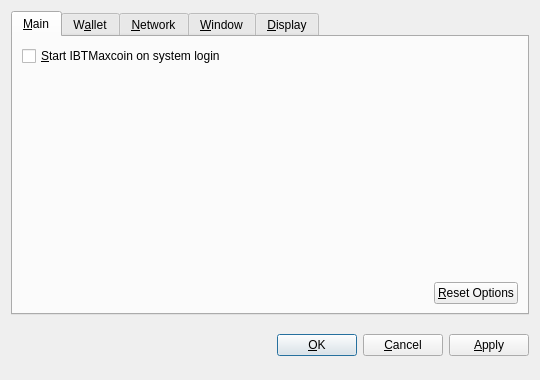
<?xml version="1.0" encoding="UTF-8"?>
<ui version="4.0">
 <class>OptionsDialog</class>
 <widget class="QDialog" name="OptionsDialog">
  <property name="geometry">
   <rect>
    <x>0</x>
    <y>0</y>
    <width>540</width>
    <height>380</height>
   </rect>
  </property>
  <property name="windowTitle">
   <string>Options</string>
  </property>
  <property name="modal">
   <bool>true</bool>
  </property>
  <layout class="QVBoxLayout" name="verticalLayout">
   <item>
    <widget class="QTabWidget" name="tabWidget">
     <property name="tabPosition">
      <enum>QTabWidget::North</enum>
     </property>
     <property name="currentIndex">
      <number>0</number>
     </property>
     <widget class="QWidget" name="tabMain">
      <attribute name="title">
       <string>&amp;Main</string>
      </attribute>
      <layout class="QVBoxLayout" name="verticalLayout_Main">
       <item>
        <widget class="QCheckBox" name="bitcoinAtStartup">
         <property name="toolTip">
          <string>Automatically start IBTMaxcoin after logging in to the system.</string>
         </property>
         <property name="text">
          <string>&amp;Start IBTMaxcoin on system login</string>
         </property>
        </widget>
       </item>
       <item>
        <spacer name="verticalSpacer_Main">
         <property name="orientation">
          <enum>Qt::Vertical</enum>
         </property>
         <property name="sizeHint" stdset="0">
          <size>
           <width>20</width>
           <height>40</height>
          </size>
         </property>
        </spacer>
       </item>
       <item>
        <layout class="QHBoxLayout" name="horizontalLayout_2_Main">
         <item>
          <spacer name="horizontalSpacer_2_Main">
           <property name="orientation">
            <enum>Qt::Horizontal</enum>
           </property>
           <property name="sizeHint" stdset="0">
            <size>
             <width>40</width>
             <height>20</height>
            </size>
           </property>
          </spacer>
         </item>
         <item>
          <widget class="QPushButton" name="resetButton">
           <property name="toolTip">
            <string>Reset all client options to default.</string>
           </property>
           <property name="text">
            <string>&amp;Reset Options</string>
           </property>
           <property name="autoDefault">
            <bool>false</bool>
           </property>
          </widget>
         </item>
        </layout>
       </item>
      </layout>
     </widget>
     <widget class="QWidget" name="tabWallet">
      <attribute name="title">
       <string>W&amp;allet</string>
      </attribute>
      <layout class="QVBoxLayout" name="verticalLayout_Network">
       <item>
        <widget class="QLabel" name="transactionFeeInfoLabel">
         <property name="text">
          <string>Optional transaction fee per kB that helps make sure your transactions are processed quickly. Most transactions are 1 kB.</string>
         </property>
         <property name="textFormat">
          <enum>Qt::PlainText</enum>
         </property>
         <property name="wordWrap">
          <bool>true</bool>
         </property>
        </widget>
       </item>
       <item>
        <layout class="QHBoxLayout" name="horizontalLayout_1_Main">
         <item>
          <widget class="QLabel" name="transactionFeeLabel">
           <property name="text">
            <string>Pay transaction &amp;fee</string>
           </property>
           <property name="textFormat">
            <enum>Qt::PlainText</enum>
           </property>
           <property name="buddy">
            <cstring>transactionFee</cstring>
           </property>
          </widget>
         </item>
         <item>
          <widget class="BitcoinAmountField" name="transactionFee"/>
         </item>
         <item>
          <spacer name="horizontalSpacer_1_Main">
           <property name="orientation">
            <enum>Qt::Horizontal</enum>
           </property>
           <property name="sizeHint" stdset="0">
            <size>
             <width>40</width>
             <height>20</height>
            </size>
           </property>
          </spacer>
         </item>
        </layout>
       </item>
       <item>
        <widget class="QLabel" name="label">
         <property name="text">
          <string>If you disable the spending of unconfirmed change, the change from a transaction cannot be used until that transaction has at least one confirmation. This also affects how your balance is computed.</string>
         </property>
         <property name="wordWrap">
          <bool>true</bool>
         </property>
        </widget>
       </item>
       <item>
        <widget class="QCheckBox" name="spendZeroConfChange">
         <property name="text">
          <string>Spend unconfirmed change  (experts only)</string>
         </property>
        </widget>
       </item>
       <item>
        <spacer name="verticalSpacer">
         <property name="orientation">
          <enum>Qt::Vertical</enum>
         </property>
         <property name="sizeHint" stdset="0">
          <size>
           <width>20</width>
           <height>40</height>
          </size>
         </property>
        </spacer>
       </item>
      </layout>
     </widget>
     <widget class="QWidget" name="tabNetwork">
      <attribute name="title">
       <string>&amp;Network</string>
      </attribute>
      <layout class="QVBoxLayout" name="verticalLayout_Network">
       <item>
        <widget class="QCheckBox" name="mapPortUpnp">
         <property name="toolTip">
          <string>Automatically open the IBTMaxcoin client port on the router. This only works when your router supports UPnP and it is enabled.</string>
         </property>
         <property name="text">
          <string>Map port using &amp;UPnP</string>
         </property>
        </widget>
       </item>
       <item>
        <widget class="QCheckBox" name="connectSocks">
         <property name="toolTip">
          <string>Connect to the IBTMaxcoin network through a SOCKS proxy (e.g. when connecting through Tor).</string>
         </property>
         <property name="text">
          <string>&amp;Connect through SOCKS proxy:</string>
         </property>
        </widget>
       </item>
       <item>
        <layout class="QHBoxLayout" name="horizontalLayout_Network">
         <item>
          <widget class="QLabel" name="proxyIpLabel">
           <property name="text">
            <string>Proxy &amp;IP:</string>
           </property>
           <property name="textFormat">
            <enum>Qt::PlainText</enum>
           </property>
           <property name="buddy">
            <cstring>proxyIp</cstring>
           </property>
          </widget>
         </item>
         <item>
          <widget class="QValidatedLineEdit" name="proxyIp">
           <property name="maximumSize">
            <size>
             <width>140</width>
             <height>16777215</height>
            </size>
           </property>
           <property name="toolTip">
            <string>IP address of the proxy (e.g. 127.0.0.1)</string>
           </property>
          </widget>
         </item>
         <item>
          <widget class="QLabel" name="proxyPortLabel">
           <property name="text">
            <string>&amp;Port:</string>
           </property>
           <property name="textFormat">
            <enum>Qt::PlainText</enum>
           </property>
           <property name="buddy">
            <cstring>proxyPort</cstring>
           </property>
          </widget>
         </item>
         <item>
          <widget class="QLineEdit" name="proxyPort">
           <property name="maximumSize">
            <size>
             <width>55</width>
             <height>16777215</height>
            </size>
           </property>
           <property name="toolTip">
            <string>Port of the proxy (e.g. 9050)</string>
           </property>
          </widget>
         </item>
         <item>
          <widget class="QLabel" name="socksVersionLabel">
           <property name="text">
            <string>SOCKS &amp;Version:</string>
           </property>
           <property name="textFormat">
            <enum>Qt::PlainText</enum>
           </property>
           <property name="buddy">
            <cstring>socksVersion</cstring>
           </property>
          </widget>
         </item>
         <item>
          <widget class="QValueComboBox" name="socksVersion">
           <property name="toolTip">
            <string>SOCKS version of the proxy (e.g. 5)</string>
           </property>
          </widget>
         </item>
         <item>
          <spacer name="horizontalSpacer_Network">
           <property name="orientation">
            <enum>Qt::Horizontal</enum>
           </property>
           <property name="sizeHint" stdset="0">
            <size>
             <width>40</width>
             <height>20</height>
            </size>
           </property>
          </spacer>
         </item>
        </layout>
       </item>
       <item>
        <spacer name="verticalSpacer_Network">
         <property name="orientation">
          <enum>Qt::Vertical</enum>
         </property>
         <property name="sizeHint" stdset="0">
          <size>
           <width>20</width>
           <height>40</height>
          </size>
         </property>
        </spacer>
       </item>
      </layout>
     </widget>
     <widget class="QWidget" name="tabWindow">
      <attribute name="title">
       <string>&amp;Window</string>
      </attribute>
      <layout class="QVBoxLayout" name="verticalLayout_Window">
       <item>
        <widget class="QCheckBox" name="minimizeToTray">
         <property name="toolTip">
          <string>Show only a tray icon after minimizing the window.</string>
         </property>
         <property name="text">
          <string>&amp;Minimize to the tray instead of the taskbar</string>
         </property>
        </widget>
       </item>
       <item>
        <widget class="QCheckBox" name="minimizeOnClose">
         <property name="toolTip">
          <string>Minimize instead of exit the application when the window is closed. When this option is enabled, the application will be closed only after selecting Quit in the menu.</string>
         </property>
         <property name="text">
          <string>M&amp;inimize on close</string>
         </property>
        </widget>
       </item>
       <item>
        <spacer name="verticalSpacer_Window">
         <property name="orientation">
          <enum>Qt::Vertical</enum>
         </property>
         <property name="sizeHint" stdset="0">
          <size>
           <width>20</width>
           <height>40</height>
          </size>
         </property>
        </spacer>
       </item>
      </layout>
     </widget>
     <widget class="QWidget" name="tabDisplay">
      <attribute name="title">
       <string>&amp;Display</string>
      </attribute>
      <layout class="QVBoxLayout" name="verticalLayout_Display">
       <item>
        <layout class="QHBoxLayout" name="horizontalLayout_1_Display">
         <item>
          <widget class="QLabel" name="langLabel">
           <property name="text">
            <string>User Interface &amp;language:</string>
           </property>
           <property name="textFormat">
            <enum>Qt::PlainText</enum>
           </property>
           <property name="buddy">
            <cstring>lang</cstring>
           </property>
          </widget>
         </item>
         <item>
          <widget class="QValueComboBox" name="lang">
           <property name="toolTip">
            <string>The user interface language can be set here. This setting will take effect after restarting IBTMaxcoin.</string>
           </property>
          </widget>
         </item>
        </layout>
       </item>
       <item>
        <layout class="QHBoxLayout" name="horizontalLayout_2_Display">
         <item>
          <widget class="QLabel" name="unitLabel">
           <property name="text">
            <string>&amp;Unit to show amounts in:</string>
           </property>
           <property name="textFormat">
            <enum>Qt::PlainText</enum>
           </property>
           <property name="buddy">
            <cstring>unit</cstring>
           </property>
          </widget>
         </item>
         <item>
          <widget class="QValueComboBox" name="unit">
           <property name="toolTip">
            <string>Choose the default subdivision unit to show in the interface and when sending coins.</string>
           </property>
          </widget>
         </item>
        </layout>
       </item>
       <item>
        <widget class="QCheckBox" name="displayAddresses">
         <property name="toolTip">
          <string>Whether to show IBTMaxcoin addresses in the transaction list or not.</string>
         </property>
         <property name="text">
          <string>&amp;Display addresses in transaction list</string>
         </property>
        </widget>
       </item>
       <item>
        <widget class="QCheckBox" name="coinControlFeatures">
         <property name="toolTip">
          <string>Whether to show coin control features or not.</string>
         </property>
         <property name="text">
          <string>Display coin &amp;control features (experts only!)</string>
         </property>
        </widget>
       </item>
       <item>
        <spacer name="verticalSpacer_Display">
         <property name="orientation">
          <enum>Qt::Vertical</enum>
         </property>
         <property name="sizeHint" stdset="0">
          <size>
           <width>20</width>
           <height>40</height>
          </size>
         </property>
        </spacer>
       </item>
      </layout>
     </widget>
    </widget>
   </item>
   <item>
    <layout class="QHBoxLayout" name="horizontalLayout_Buttons">
     <item>
      <spacer name="horizontalSpacer_1">
       <property name="orientation">
        <enum>Qt::Horizontal</enum>
       </property>
       <property name="sizeHint" stdset="0">
        <size>
         <width>40</width>
         <height>48</height>
        </size>
       </property>
      </spacer>
     </item>
     <item>
      <widget class="QLabel" name="statusLabel">
       <property name="font">
        <font>
         <weight>75</weight>
         <bold>true</bold>
        </font>
       </property>
       <property name="text">
        <string/>
       </property>
       <property name="textFormat">
        <enum>Qt::PlainText</enum>
       </property>
       <property name="wordWrap">
        <bool>true</bool>
       </property>
      </widget>
     </item>
     <item>
      <spacer name="horizontalSpacer_2">
       <property name="orientation">
        <enum>Qt::Horizontal</enum>
       </property>
       <property name="sizeHint" stdset="0">
        <size>
         <width>40</width>
         <height>48</height>
        </size>
       </property>
      </spacer>
     </item>
     <item>
      <widget class="QPushButton" name="okButton">
       <property name="text">
        <string>&amp;OK</string>
       </property>
      </widget>
     </item>
     <item>
      <widget class="QPushButton" name="cancelButton">
       <property name="text">
        <string>&amp;Cancel</string>
       </property>
       <property name="autoDefault">
        <bool>false</bool>
       </property>
      </widget>
     </item>
     <item>
      <widget class="QPushButton" name="applyButton">
       <property name="text">
        <string>&amp;Apply</string>
       </property>
       <property name="autoDefault">
        <bool>false</bool>
       </property>
      </widget>
     </item>
    </layout>
   </item>
  </layout>
 </widget>
 <customwidgets>
  <customwidget>
   <class>BitcoinAmountField</class>
   <extends>QSpinBox</extends>
   <header>bitcoinamountfield.h</header>
  </customwidget>
  <customwidget>
   <class>QValueComboBox</class>
   <extends>QComboBox</extends>
   <header>qvaluecombobox.h</header>
  </customwidget>
  <customwidget>
   <class>QValidatedLineEdit</class>
   <extends>QLineEdit</extends>
   <header>qvalidatedlineedit.h</header>
  </customwidget>
 </customwidgets>
 <resources/>
 <connections/>
</ui>
